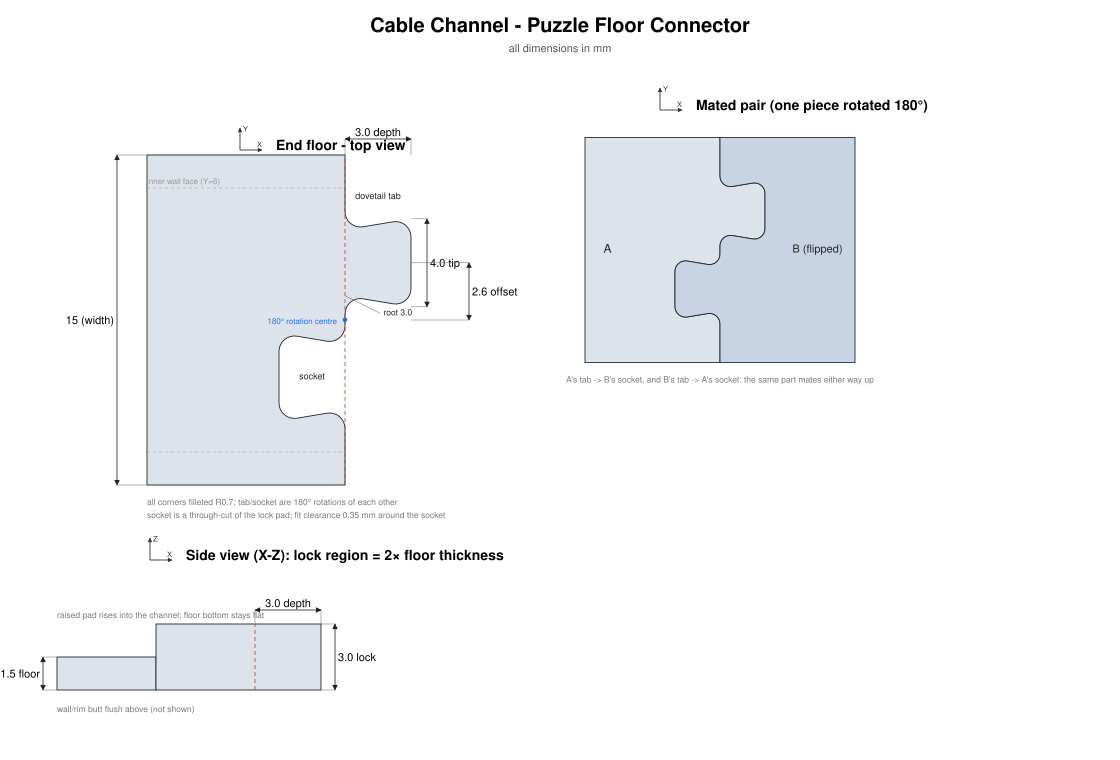

Python code for this plot:
"""Dimensioned draft of the puzzle-piece floor connector.

Each channel end's floor terminates in an interlocking dovetail so adjacent
channels snap directly into one another (this replaces the separate lock clip +
end holes). The profile is point-symmetric (180deg rotation) about the midpoint
of the end edge, which makes the connector genderless: any end mates with any
end, in either orientation (including one piece flipped 180deg about Z).

The lock region is built up to 2x the floor thickness (3.0 mm) so the tab and
socket are chunky and resist snapping; the extra 1.5 mm rises into the channel
interior (the floor bottom stays flat for printing).

Top view looks down -Z at the floor: X = channel/length axis (joint opens to
+X), Y = width. Body is to the left of the joint plane (X=0).

Run from repo root:
    venv/Scripts/python.exe models/other/cable_channel/dimensioned_drafts/puzzle_connector.py
"""
import math
import sys
from pathlib import Path

REPO_ROOT = Path(__file__).resolve().parents[4]
sys.path.insert(0, str(REPO_ROOT / '.claude' / 'skills' / 'model-dimensioned-draft' / 'scripts'))
from draft_lib import Drawing, View


# --- Design parameters (mm) -------------------------------------------------
WIDTH = 15.0            # channel width (Y)
HALF = WIDTH / 2        # 7.5
FLOOR_T = 1.5           # nominal floor thickness (= wall_thickness)
LOCK_T = 2 * FLOOR_T    # 3.0  lock region thickness (raised pad eats into channel)
INNER_HALF = HALF - FLOOR_T  # 6.0  inner wall face (tab/socket stay inside this)
PROTRUSION = 3.0        # dovetail depth beyond the joint plane (X=0) — short & stubby
OFFSET_Y = 2.6          # lateral position of the tab (and socket) centre
ROOT_HALF = 1.5         # half-width at the root (joint plane); root width = 3.0
TIP_HALF = 2.0          # half-width at the tip; tip width = 4.0 (wider -> undercut)
LOCK_LEN = PROTRUSION + 1.5  # how far the 3.0 mm pad reaches inboard of the joint
FILLET = 0.7            # corner fillet (applied here and in the model)
CLEARANCE = 0.35        # tab<->socket gap for fit (noted; not drawn)
BODY_LEFT = -9.0        # representative body length shown (truncated)


def _unit(v):
    L = math.hypot(*v)
    return (v[0] / L, v[1] / L) if L else (0.0, 0.0)


def fillet_corners(pts, r, region_x=6.0, min_deflection=20.0, n=8):
    """Round sharp corners that fall inside the feature region (near the joint,
    within the inner width). Near-straight vertices and the body/wall corners are
    left untouched. Approximates each fillet with a short arc."""
    out = []
    for i, P in enumerate(pts):
        A, B = pts[i - 1], pts[(i + 1) % len(pts)]
        la = math.hypot(A[0] - P[0], A[1] - P[1])
        lb = math.hypot(B[0] - P[0], B[1] - P[1])
        if not (abs(P[0]) < region_x and abs(P[1]) < INNER_HALF + 0.5) or la < 1e-6 or lb < 1e-6:
            out.append(P)
            continue
        d1 = _unit((A[0] - P[0], A[1] - P[1]))
        d2 = _unit((B[0] - P[0], B[1] - P[1]))
        a = math.acos(max(-1.0, min(1.0, d1[0] * d2[0] + d1[1] * d2[1])))
        if math.degrees(math.pi - a) < min_deflection:
            out.append(P)
            continue
        t = min(r / math.tan(a / 2), 0.45 * min(la, lb))
        reff = t * math.tan(a / 2)
        bis = _unit((d1[0] + d2[0], d1[1] + d2[1]))
        C = (P[0] + bis[0] * reff / math.sin(a / 2), P[1] + bis[1] * reff / math.sin(a / 2))
        a1 = math.atan2(P[1] + d1[1] * t - C[1], P[0] + d1[0] * t - C[0])
        a2 = math.atan2(P[1] + d2[1] * t - C[1], P[0] + d2[0] * t - C[0])
        da = (a2 - a1 + math.pi) % (2 * math.pi) - math.pi
        out += [(C[0] + reff * math.cos(a1 + da * k / n), C[1] + reff * math.sin(a1 + da * k / n)) for k in range(n + 1)]
    return out


def end_seam():
    """The right-end floor boundary, traced bottom (-Y) to top (+Y).

    Dovetail socket (mouth narrower than its interior) on the -Y half; dovetail
    tab (wider at the tip) on the +Y half. The two are 180deg rotations of each
    other about the origin (the C2 centre), which makes the connector genderless."""
    return [
        (0, -HALF),
        (0, -OFFSET_Y - ROOT_HALF),          # socket mouth, lower
        (-PROTRUSION, -OFFSET_Y - TIP_HALF),  # socket interior, lower (wider)
        (-PROTRUSION, -OFFSET_Y + TIP_HALF),  # socket interior, upper
        (0, -OFFSET_Y + ROOT_HALF),          # socket mouth, upper
        (0, OFFSET_Y - ROOT_HALF),           # tab root, lower
        (PROTRUSION, OFFSET_Y - TIP_HALF),    # tab tip, lower (wider)
        (PROTRUSION, OFFSET_Y + TIP_HALF),    # tab tip, upper
        (0, OFFSET_Y + ROOT_HALF),           # tab root, upper
        (0, HALF),
    ]


def build() -> Drawing:
    d = Drawing('Cable Channel - Puzzle Floor Connector', width=1120, height=760)
    seam = fillet_corners([(BODY_LEFT, -HALF)] + end_seam() + [(BODY_LEFT, HALF)], FILLET)
    seam_body = fillet_corners(end_seam(), FILLET)  # seam alone for the mated view

    # ---------------------------------------------------------------- Top view
    tv = d.add_view(View(origin=(345, 320), scale=22, title='End floor - top view',
                         title_pos=(240, 150), axis_labels=('X', 'Y')))
    tv.path(seam)

    for wy in (INNER_HALF, -INNER_HALF):
        tv.line((BODY_LEFT, wy), (0, wy), stroke='#999', stroke_width=0.5, dasharray='3,3')
    tv.text('inner wall face (Y=6)', (BODY_LEFT, INNER_HALF), size=8, color='#999', anchor='start', dy=-4)

    tv.line((0, -HALF), (0, HALF), stroke='#c0392b', stroke_width=0.8, dasharray='4,3')
    tv.text('●', (0, 0), size=9, color='#1f6feb', anchor='middle', baseline='central')
    tv.text('180° rotation centre', (0, 0), size=8, color='#1f6feb', anchor='end', dx=-8, dy=4)

    tv.text('dovetail tab', (PROTRUSION / 2, OFFSET_Y + TIP_HALF + 0.9), size=9, anchor='middle')
    tv.text('socket', (-PROTRUSION / 2, -OFFSET_Y), size=9, anchor='middle', baseline='central')

    tv.dim_v(u_at=BODY_LEFT, v1=-HALF, v2=HALF, label='15  (width)', side='left', offset_px=30)
    tv.dim_h(v_at=HALF, u1=0, u2=PROTRUSION, label='3.0  depth', side='above', offset_px=16)
    tv.dim_v(u_at=PROTRUSION, v1=OFFSET_Y - TIP_HALF, v2=OFFSET_Y + TIP_HALF, label='4.0 tip', side='right', offset_px=16)
    tv.dim_v(u_at=PROTRUSION, v1=0, v2=OFFSET_Y, label='2.6 offset', side='right', offset_px=58)
    tv.line((0, OFFSET_Y - ROOT_HALF), (1.6, 0.3), stroke='#666', stroke_width=0.5)
    tv.text('root 3.0', (1.75, 0.3), size=8.5, anchor='start', baseline='central')

    tv.text(f'all corners filleted R{FILLET}; tab/socket are 180° rotations of each other',
            (BODY_LEFT, -HALF), size=8.5, color='#777', anchor='start', dy=20)
    tv.text(f'socket is a through-cut of the lock pad; fit clearance {CLEARANCE} mm around the socket',
            (BODY_LEFT, -HALF), size=8.5, color='#777', anchor='start', dy=33)

    # ---------------------------------------------------- Mated pair schematic
    mv = d.add_view(View(origin=(720, 250), scale=15, title='Mated pair (one piece rotated 180°)',
                         title_pos=(660, 110), axis_labels=('X', 'Y')))
    mv.path([(BODY_LEFT, -HALF)] + seam_body + [(BODY_LEFT, HALF)], fill='#dde3ea')
    mv.path(seam_body + [(-BODY_LEFT, HALF), (-BODY_LEFT, -HALF)], fill='#c8d4e3')
    mv.text('A', (BODY_LEFT + 1.5, 0), size=12, anchor='middle', baseline='central')
    mv.text('B (flipped)', (-BODY_LEFT - 2.5, 0), size=11, anchor='middle', baseline='central')
    mv.text("A's tab -> B's socket, and B's tab -> A's socket: the same part mates either way up",
            (0, -HALF), size=8.5, color='#777', anchor='middle', dy=20)

    # ----------------------------- Side view (X-Z): lock pad is 2x floor thick
    sv = d.add_view(View(origin=(255, 690), scale=22, title='Side view (X-Z): lock region = 2× floor thickness',
                         title_pos=(150, 560), axis_labels=('X', 'Z')))
    sv.rect((BODY_LEFT, 0), (-LOCK_LEN, FLOOR_T))          # nominal floor (1.5)
    sv.rect((-LOCK_LEN, 0), (PROTRUSION, LOCK_T))          # raised lock pad + tab (3.0)
    sv.line((0, 0), (0, LOCK_T), stroke='#c0392b', stroke_width=0.8, dasharray='4,3')
    sv.text('raised pad rises into the channel; floor bottom stays flat', (BODY_LEFT, LOCK_T), size=8.5, color='#777', anchor='start', dy=-6)
    sv.text('wall/rim butt flush above (not shown)', (BODY_LEFT, 0), size=8.5, color='#777', anchor='start', dy=22)
    sv.dim_v(u_at=BODY_LEFT, v1=0, v2=FLOOR_T, label='1.5 floor', side='left', offset_px=14)
    sv.dim_v(u_at=PROTRUSION, v1=0, v2=LOCK_T, label='3.0 lock', side='right', offset_px=14)
    sv.dim_h(v_at=LOCK_T, u1=0, u2=PROTRUSION, label='3.0 depth', side='above', offset_px=14)

    return d


if __name__ == '__main__':
    out_path = Path(__file__).parent / 'puzzle_connector.svg'
    build().save(str(out_path))
    print(f'Wrote {out_path}')
